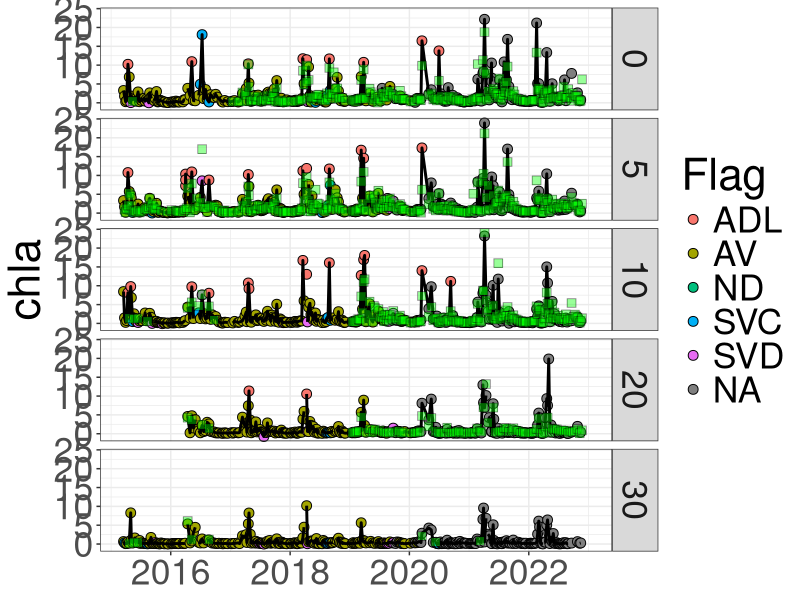
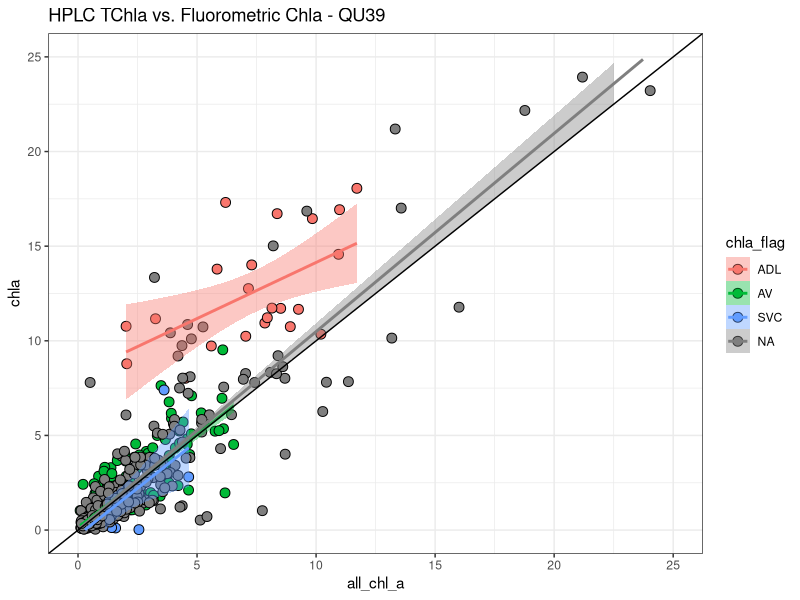
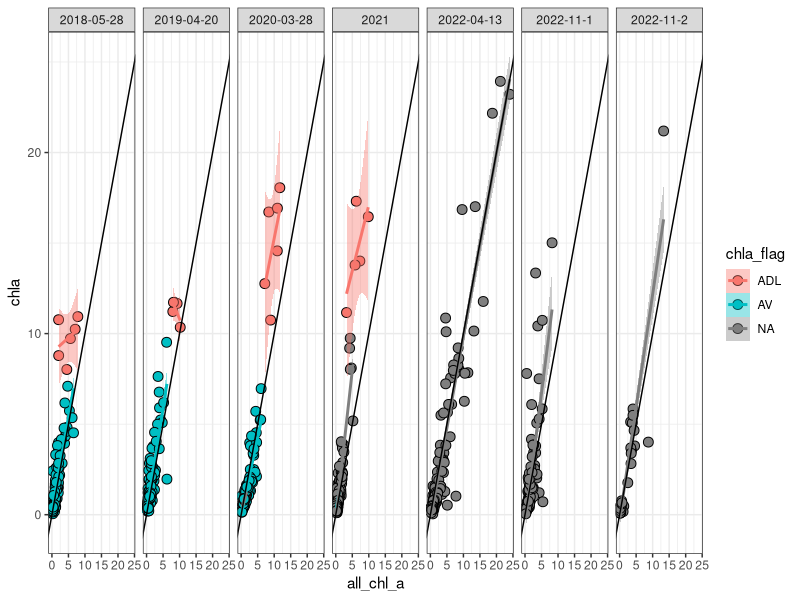
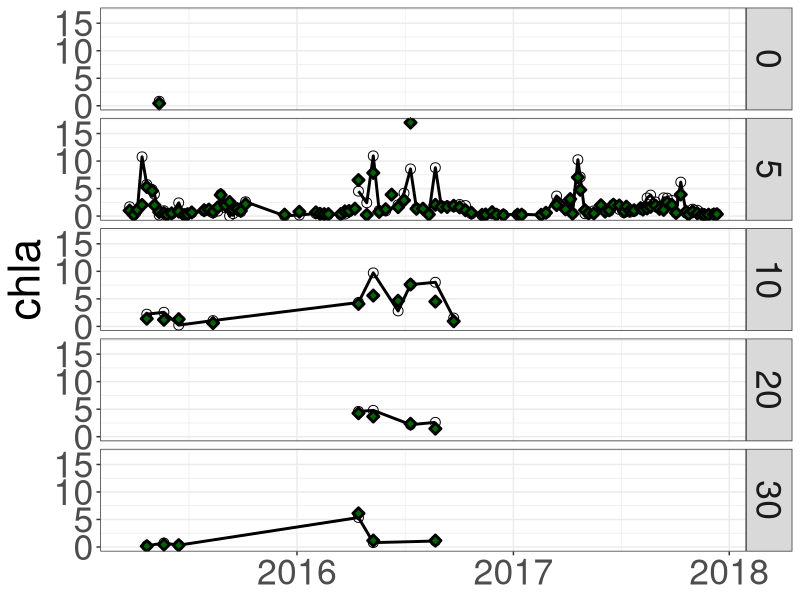
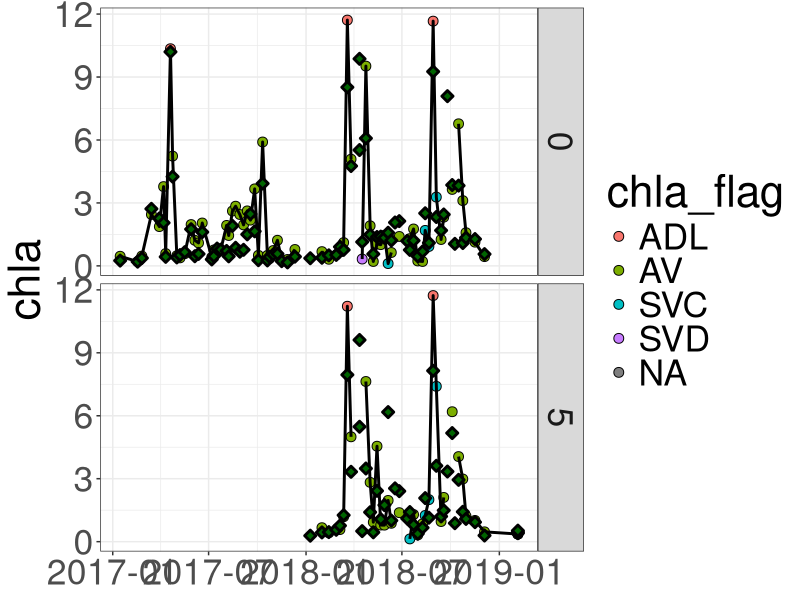
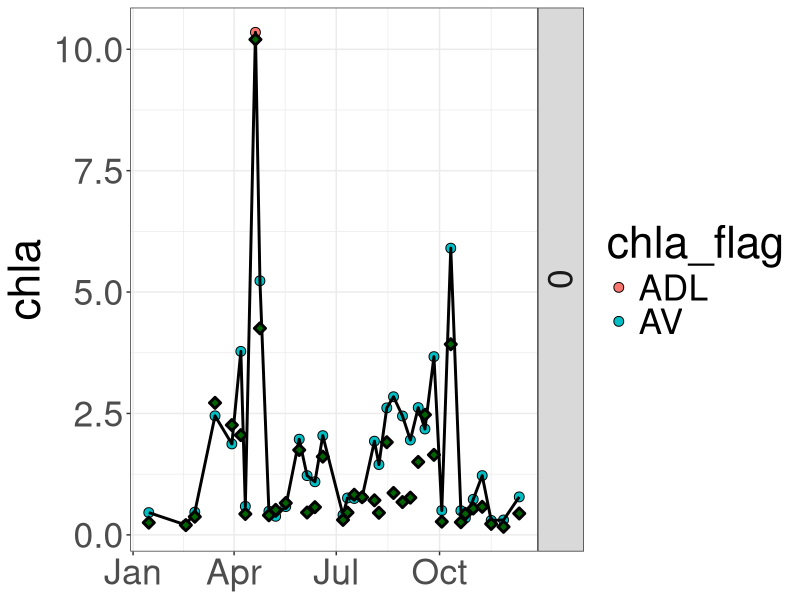
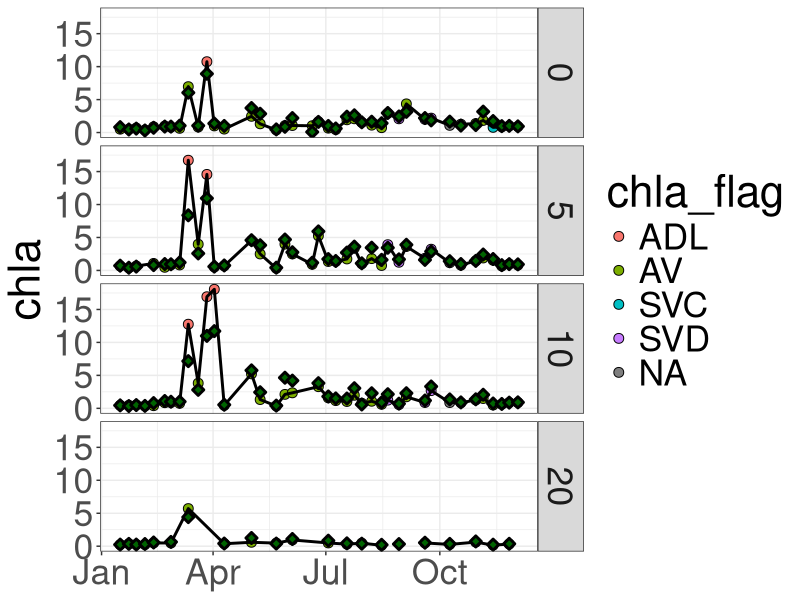
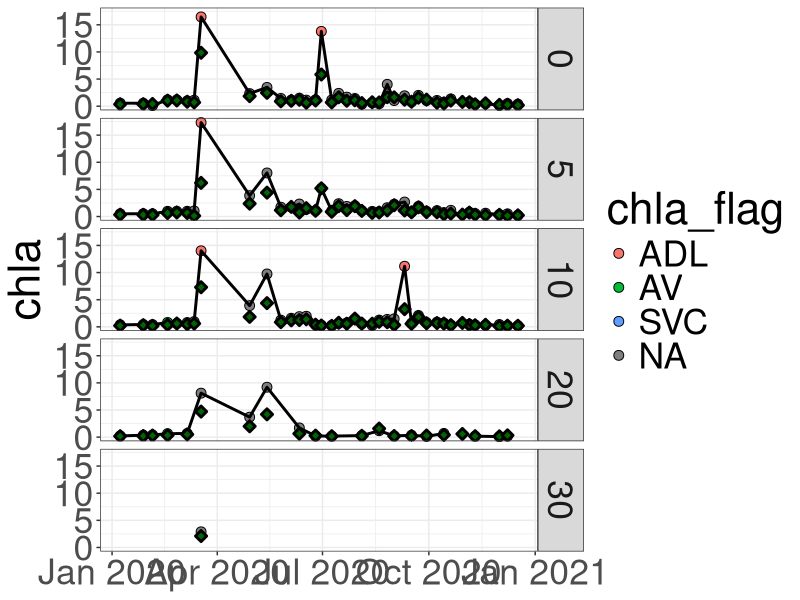

Recreate these plots in R, in order.
## ---- chunk 1
#Upload packages
library(tidyverse)
library(here)
library(patchwork)
library(readxl)
## ---- chunk 2
#Uploading Chlorophyll -  the date is the upload date from the portal
chl <- read_csv(here("files", "chl_2023-01-09.csv"))

#Upload HPLC data
hplc <- read_csv(here("files", "hplc_qu39_2023-01-04_2.csv"))

## ---- chunk 3
#Selecting relevant columns
chl <- chl %>% 
  select(date, site_id, survey, line_out_depth, collected, analyzed, hakai_id, 
         calibration:calibration_slope, filter_type, before_acid, after_acid,
         acid_flag, dilution_factor, chla, chla_flag, phaeo, phaeo_flag) 

#Adding month column
chl <- chl %>% 
  mutate(month = lubridate::month(date)) %>% 
  relocate(month, .after = date)
## ---- chunk 4
#Wrangling hplc dataset

#Selecting important columns and limiting to records with results
hplc <- hplc %>% 
  filter(!is.na(all_chl_a)) %>% 
  select(date, collected, id_hplc = hakai_id,
         analyzed_hplc = analyzed, line_out_depth, all_chl_a)
## ---- chunk 5
#Pulling out all samples that haven't been QC'd on the new module. 
# chl_qc <- chl %>% 
#   filter(!is.na(analyzed) &
#            (is.na(chla_flag) | chla_flag == "AV" | chla_flag == "ADL"))
## ---- chunk 6
#Pulling out the bulk filters
chl_bulk <- chl %>% 
  filter(filter_type == "Bulk GF/F")

## ---- chunk 7
#Joining HPLC with chlorophyll

#Doing full join so that all data is included. 
bulk_hplc <- chl_bulk %>% 
  full_join(hplc)

#Making HPLC analyzed date_time into just date.
bulk_hplc <- bulk_hplc %>% 
  mutate(analyzed_hplc = lubridate::date(analyzed_hplc))

## ---- chunk 8

#Making a shipment column so that I can filter by shipment. In 2022, two shipments were sent back to back. Blow are the samples that were sent in the second shipment. There was no easier way to do this because they were all analyzed on the same day and there was not other differentiating information

ship_2_list <- c("QX9927", "QX9928", "QX9929", "QX9930", "QX9442", "QX9443",
                 "QX9444", "QX9445", "QX9447", "QX9448", "QX9449", "QX9450",
                 "QX9451", "QX9452", "QX9453", "QX9455", "QX9456", "QX9457",
                 "QX9458", "QX9459", "QX9460", "QX9461", "QX9463", "QX9464", 
                 "QX9465", "QX9466", "QX9467", "QX9468", "QX9469", "QX9471",
                 "QX9472", "QX9473", "QX9474", "QX9475", "QX9476", "QX9477",
                 "QX9479", "QX9480", "QX9481", "QX9482", "QX9483", "QX9484",
                 "QX9485", "QX9487", "QX9488", "QX9489", "QX9490", "QX9491",
                 "QX9492", "QX9493", "QX9932", "QX9933", "QX9934", "CX8411",
                 "CX8412", "QX9938", "QX9939", "QX9940", "QX9941")

bulk_hplc <- bulk_hplc %>% 
  mutate(shipment = case_when(analyzed_hplc == "2022-11-30" & 
                                id_hplc %in% ship_2_list ~ "2022-11-2",
                              analyzed_hplc == "2022-11-30" & 
                                !id_hplc %in% ship_2_list ~ "2022-11-1",
                              analyzed_hplc > "2021-01-01" & 
                              analyzed_hplc < "2021-12-31" ~ "2021",
                              !analyzed_hplc == "2022-11-30" ~ 
                                as.character(analyzed_hplc)))

## ---- chunk 9
#Plotting HPLC and Bulk Chlorophyll for the full Qu39 timeseries including all depths.

bulk_hplc %>%
  filter(line_out_depth < 50) %>% 
  ggplot(aes(x = date, y = chla)) +
  geom_point(aes(fill = chla_flag), pch = 21, size = 3.0) +
  geom_line(size = 1) +
  geom_point(aes(x = date, y = all_chl_a), pch = 22, fill = "green",
             alpha = 0.4, size = 3) +
  facet_grid(line_out_depth ~ .) +
  theme_bw() +
  labs(fill = "Flag") +
  theme(text = element_text(size = 32),
        axis.title.x = element_blank())
  
ggsave(here("figures_qc", "timeseries_qu39_bulk_hplc_full-dataset.png"),
        width = 16, height = 12, dpi = 300)
## ---- chunk 10
#Plotting hplc against bulk chl in scatter plot by bulk chl flag type. Removing SVD flags. NA flags are data that have not been flagged yet.

#Plotting all data with ADL flags a separate group with a separate regression line
bulk_hplc %>%
  filter(chla_flag == "SVC" | chla_flag == "AV" | chla_flag == "ADL" |
           is.na(chla_flag)) %>%
  ggplot(aes(x = all_chl_a, y = chla, fill = chla_flag)) +
  geom_point(pch = 21, size = 3.0) +
  geom_smooth(aes(color = chla_flag), method = 'lm') +
  geom_abline(intercept = 0, slope = 1) +
  xlim(0,25) +
  ylim(0,25) +
  ggtitle("HPLC TChla vs. Fluorometric Chla - QU39") +
  theme_bw() +
  theme()

## ---- chunk 11
#Doing the same plot as above, but faceting by HPLC shipment


#Plotting all data with ADL flags a separate group with a separate regression line
bulk_hplc %>%
  filter(!is.na(shipment)) %>% 
  filter(chla_flag == "AV" | chla_flag == "ADL" |
           is.na(chla_flag)) %>%
  ggplot(aes(x = all_chl_a, y = chla, fill = chla_flag)) +
  geom_point(pch = 21, size = 3.0) +
  geom_smooth(aes(color = chla_flag), method = 'lm') +
  geom_abline(intercept = 0, slope = 1) +
  facet_grid(. ~ shipment) +
  theme_bw() +
  theme()

ggsave(here("figures_qc", "scatter_bulk_hplc_qu39_by-shipment.png"),
        width = 16, height = 4, dpi = 300)
## ---- chunk 12
#Now I want to go shipment by shipment and QC the HPLC data - Chlorophyll QC will be next.
bulk_hplc %>%
  filter(shipment == "2018-05-28") %>% 
  ggplot(aes(x = date)) +
  geom_point(aes(y = chla), pch = 21, size = 3.0) +
  geom_line(aes(y = chla), size = 1) +
  geom_point(aes(y = all_chl_a), pch = 23, size = 2,
             color = "black", fill = "darkgreen", stroke = 1.5) +
  facet_grid(line_out_depth ~ .) +
  theme_bw() +
  theme(text = element_text(size = 32),
        axis.title.x = element_blank())

ggsave(here("figures_qc", "timeseries_qu39_hplc_shipment_2018-05-28.png"),
        width = 16, height = 12, dpi = 300)


ship_2018 <- bulk_hplc %>% 
  filter(shipment == "2018-05-28")

#QX18 needs flag (2015-04-14, 5m) - missed bloom
#QX1960 (2016-04-28, 5m) needs a flag - order of magnitude lower than Chl - cross check other measures
#QX3182
#QX3181 (2018-08-22, 5 and 10m) - 5m especially drastically underestimated bloom

#Other than that I think we are ok. Move forward with QCing these data.

## ---- chunk 13
#Now I want to go shipment by shipment and QC the HPLC data - Chlorophyll QC will be next.
bulk_hplc %>%
  filter(shipment == "2019-04-20" & date > "2017-01-01") %>% 
  ggplot(aes(x = date)) +
  geom_point(aes(y = chla, fill = chla_flag), pch = 21, size = 3.0) +
  geom_line(aes(y = chla), size = 1) +
  geom_point(aes(y = all_chl_a), pch = 23, size = 2,
             color = "black", fill = "darkgreen", stroke = 1.5) +
  facet_grid(line_out_depth ~ .) +
  theme_bw() +
  theme(text = element_text(size = 32),
        axis.title.x = element_blank())

ggsave(here("figures_qc", "timeseries_qu39_hplc_shipment_2019-04-20.png"),
        width = 16, height = 12, dpi = 300)


ship_2019 <- bulk_hplc %>% 
  filter(shipment == "2019-04-20")

#Some data are not matching because HPLC was collected at the same time as a set of replicates sent to DFO. 2018-04-12. I guess this is where the previos plot where the data were separate would come in handy.

#A lot of variability here, but I think the data is pretty good. Used it all in the manuscript. With exception to 0m data.
## ---- chunk 14
#Now I want to go shipment by shipment and QC the HPLC data - Chlorophyll QC will be next.
bulk_hplc %>%
  filter(shipment == "2019-04-20" & date > "2017-01-01" & date < "2018-01-01") %>% 
  ggplot(aes(x = date)) +
  geom_point(aes(y = chla, fill = chla_flag), pch = 21, size = 3.0) +
  geom_line(aes(y = chla), size = 1) +
  geom_point(aes(y = all_chl_a), pch = 23, size = 2,
             color = "black", fill = "darkgreen", stroke = 1.5) +
  facet_grid(line_out_depth ~ .) +
  theme_bw() +
  theme(text = element_text(size = 32),
        axis.title.x = element_blank())

ggsave(here("figures_qc", "timeseries_qu39_hplc_shipment_2019-04-20_2017.png"),
        width = 16, height = 12, dpi = 300)



#Some data are not matching because HPLC was collected at the same time as a set of replicates sent to DFO. 2018-04-12. I guess this is where the previos plot where the data were separate would come in handy.

#A lot of variability here, but I think the data is pretty good. Used it all in the manuscript. With exception to 0m data.
## ---- chunk 15
#Now I want to go shipment by shipment and QC the HPLC data - Chlorophyll QC will be next.
bulk_hplc %>%
  filter(shipment == "2020-03-28") %>% 
  ggplot(aes(x = date)) +
  geom_point(aes(y = chla, fill = chla_flag), pch = 21, size = 3.0) +
  geom_line(aes(y = chla), size = 1) +
  geom_point(aes(y = all_chl_a), pch = 23, size = 2,
             color = "black", fill = "darkgreen", stroke = 1.5) +
  facet_grid(line_out_depth ~ .) +
  theme_bw() +
  theme(text = element_text(size = 32),
        axis.title.x = element_blank())

ggsave(here("figures_qc", "timeseries_qu39_hplc_shipment_2020-03-28.png"),
        width = 16, height = 12, dpi = 300)


ship_2020 <- bulk_hplc %>% 
  filter(shipment == "2020-03-28")


#All of this data looks bang on to me

## ---- chunk 16
#Now I want to go shipment by shipment and QC the HPLC data - Chlorophyll QC will be next.
bulk_hplc %>%
  filter(shipment == "2021") %>% 
  ggplot(aes(x = date)) +
  geom_point(aes(y = chla, fill = chla_flag), pch = 21, size = 3.0) +
  geom_line(aes(y = chla), size = 1) +
  geom_point(aes(y = all_chl_a), pch = 23, size = 2,
             color = "black", fill = "darkgreen", stroke = 1.5) +
  facet_grid(line_out_depth ~ .) +
  theme_bw() +
  theme(text = element_text(size = 32),
        axis.title.x = element_blank())

ggsave(here("figures_qc", "timeseries_qu39_hplc_shipment_2021.png"),
        width = 16, height = 12, dpi = 300)


ship_2021 <- bulk_hplc %>% 
  filter(shipment == "2021")


#Trends are pretty good, but blooms are underestimated.

## ---- chunk 17
#Now I want to go shipment by shipment and QC the HPLC data - Chlorophyll QC will be next.
bulk_hplc %>%
  filter(shipment == "2022-04-13" & date > "2021-01-01") %>% 
  ggplot(aes(x = date)) +
  geom_point(aes(y = chla), pch = 21, size = 3.0) +
  geom_line(aes(y = chla), size = 1) +
  geom_point(aes(y = all_chl_a), pch = 23, size = 2,
             color = "black", fill = "darkgreen", stroke = 1.5) +
  facet_grid(line_out_depth ~ .) +
  theme_bw() +
  theme(text = element_text(size = 32),
        axis.title.x = element_blank())

ggsave(here("figures_qc", "timeseries_qu39_hplc_shipment_2022-04-13.png"),
        width = 16, height = 12, dpi = 300)


ship_2022_04 <- bulk_hplc %>% 
  filter(shipment == "2022-04-13")


#Trends are pretty good, but blooms are underestimated.

## ---- chunk 18
#Now I want to go shipment by shipment and QC the HPLC data - Chlorophyll QC will be next.
bulk_hplc %>%
  filter(shipment == "2022-11-1" | shipment == "2022-11-2") %>% 
  ggplot(aes(x = date)) +
  geom_point(aes(y = chla), pch = 21, size = 3.0) +
  geom_line(aes(y = chla), size = 1) +
  geom_point(aes(y = all_chl_a), pch = 23, size = 2,
             color = "black", fill = "darkgreen", stroke = 1.5) +
  facet_grid(line_out_depth ~ .) +
  theme_bw() +
  theme(text = element_text(size = 32),
        axis.title.x = element_blank())

ggsave(here("figures_qc", "timeseries_qu39_hplc_shipment_2022-11.png"),
        width = 16, height = 12, dpi = 300)


ship_2022_11 <- bulk_hplc %>% 
  filter(shipment == "2021-11-1" | shipment == "2022-11-2")


#Trends are pretty good, but blooms are underestimated.

## ---- chunk 19
#Uploading QC'd HPLC 
